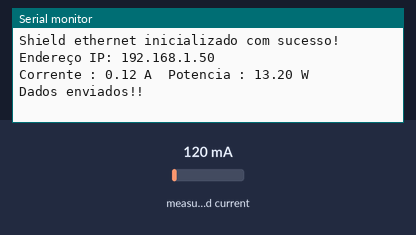
This sketch was run on a simulated Arduino Uno, built with avr-gcc and run on an emulated ATmega328P. Shown: the last lines printed to the serial monitor. The inputs (shaded band) are chosen by the test bench; at power-on: measured current 120 mA. WiFi joins after 1.5 s; servers stay silent unless stated.

Above: at 3.7 s.
3.8 s: measured current set to 40 mA
At 7.5 s:
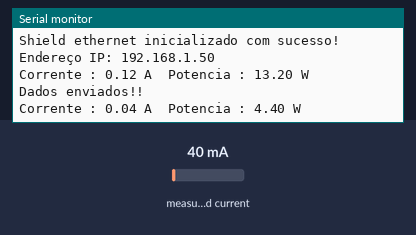
8.8 s: measured current set to 500 mA
At 13.1 s:
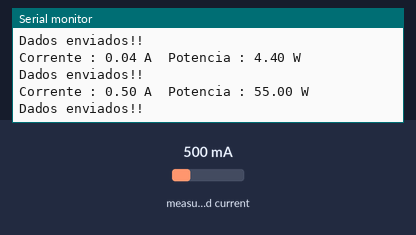
Timing chart, 0 to 14.6 s (numbered marks = the images above; inputs shaded):
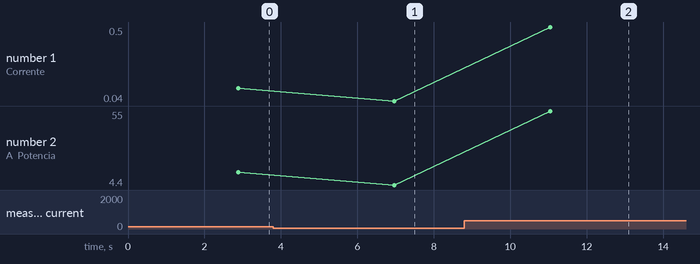

Measured:
- after the input at 3.8 s, the serial monitor: prints a new line after 3.2 s (image 1)
- after the input at 8.8 s, the serial monitor: prints a new line after 2.2 s (image 2)
- plotted number 1: 0.12 → 0.04 after the input at 3.8 s, 0.04 → 0.5 after the input at 8.8 s
- plotted number 2: 13.2 → 4.4 after the input at 3.8 s, 4.4 → 55 after the input at 8.8 s

The sketch:

Arduino.ino
```cpp
//Programa : Medidor de energia elétrica com Arduino e SCT-013
//Baseado no programa exemplo da biblioteca EmonLib

//Carrega as bibliotecas
#include "EmonLib.h"
#include "SPI.h"
#include "Ethernet.h"

EnergyMonitor emon1;

EthernetClient client;
//Tensao da rede eletrica
int rede = 110.0;

//Pino do sensor SCT
int pino_sct = A1;
char server [] = "microhmrtv.ddns.net"; // meu servidor
String apikey = "c9ec04763e8973fa4c3ee2d754f89c26"; //API key disponibilizada pelo emoncms
int node = 0;
byte mac[] = { 0xA4, 0x28, 0x72, 0xCA, 0x55, 0x2F }; //Endereço MAC da placa ethernet na rede

void setup()
{
  Serial.begin(9600);
  pinMode(pino_sct,INPUT);
  if (Ethernet.begin(mac) == 0){
    Serial.println("Shield ethernet não inicializado.");
    while(1);// abortar (não temos rede)
  } else {
      Serial.println();
      Serial.println("Shield ethernet inicializado com sucesso!");
  }
  delay(1000);
  Serial.print("Endereço IP: ");
  Serial.println(Ethernet.localIP()); // mostra o endereço IP


  //Pino, calibracao - Cur Const= Ratio/BurdenR. 1800/62 = 29.
  emon1.current(pino_sct, 29);

}

void loop()
{
   client.connect (server,8082);
   if (client.available()) {
    char c = client.read();
    Serial.write(c);
  }
  client.stop();
  //Calcula a corrente
  double Irms = emon1.calcIrms(1480);
  double Potencia = Irms*rede;
  //Mostra o valor da corrente
  Serial.print("Corrente : ");
  Serial.print(Irms); // Irms
  Serial.print(" A ");


  //Calcula e mostra o valor da potencia
  Serial.print(" Potencia : ");
  Serial.print(Potencia);
  Serial.println(" W ");

  sendData (Irms, Potencia);

  delay (3000);
}

void sendData (double Irms, double Potencia){
  client.connect (server,8082); //conecta ao servidor
  delay (500);
  if (client.connected()){
    //Envia os dados como parametros através do metodo GET
    client.print("GET /emoncms/input/post?node=medicoes&fulljson=");
    client.print("{\"Corrente\":");
    client.print(Irms);
    client.print(",\"Potencia\":");
    client.print(Potencia);client.print("}");
    client.print("&apikey=");client.print(apikey);

  client.println(" HTTP/1.1");
  client.println("Host: emoncms.org");
  client.println("User-Agent: Arduino-ethernet");
  client.println("Connection: close");
  client.println();

  Serial.println("Dados enviados!!");
  client.stop();
  Serial.println();
  }
    else{Serial.println("Não conectado!");client.stop();}
}
```
